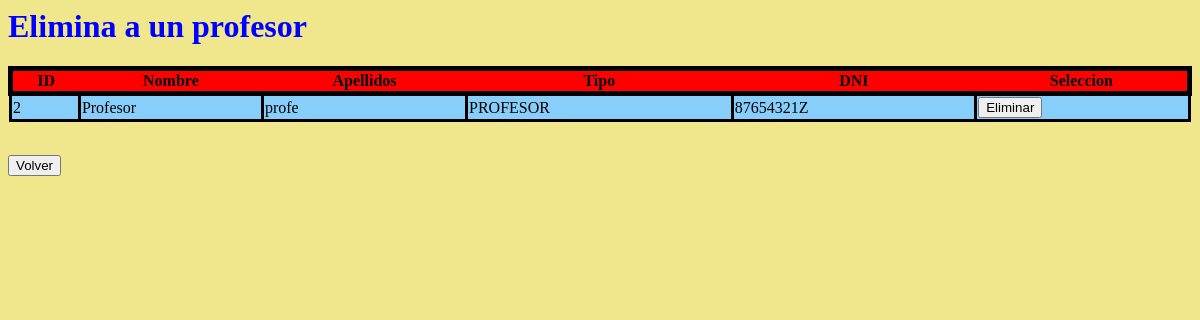
Before: /src/delProfesor.php with the older database file.
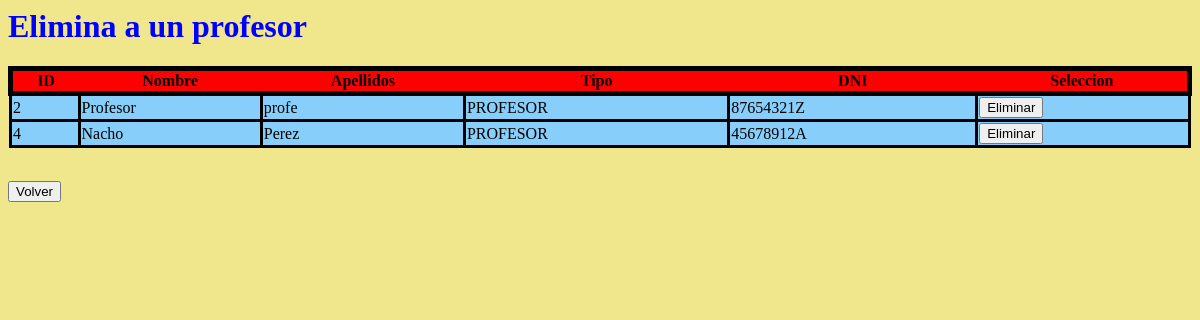
After: the same page with the newer database file.
### tables this page shows
CREATE TABLE `persona` (
  `ID` int NOT NULL,
  `NOMBRE` varchar(25) NOT NULL,
  `APELLIDOS` varchar(45) NOT NULL,
  `TIPO` enum('ALUMNO','PROFESOR','ADMIN') NOT NULL,
  `DNI` varchar(9) NOT NULL,
  `PASS` varchar(25) DEFAULT NULL,
  `USER` varchar(20) NOT NULL,
  `FOTO` varchar(100) NOT NULL DEFAULT 'default.jpg'
);

### src/delProfesor.php (the view, shortened to what this page needs)
</html><!DOCTYPE html>
<html>
    <head>
        <link href="../templates/tabla.css" rel="stylesheet" type="text/css">
    </head>
    <body>
    <h1 style= "color: blue;">Elimina a un profesor</h1>
    <?php
         $conexionadmin = mysqli_connect('localhost','root', '777303', 'universidad');
        $consulta = mysqli_query($conexionadmin, "SELECT * FROM persona where TIPO='PROFESOR'");
        $numcol = mysqli_num_rows($consulta);
        for( $i = 0 ; $i < $numcol ; $i++ ){
            $fila = mysqli_fetch_array($consulta);
            if($i == 0){
                echo "<form method=\"POST\" enctype=\"multipart/form-data\" action=\"./CRUD/delProf.php\" >
                <table class=\"encabezado\" >
                <tr class = \"titulos\">
                <th>ID</th>
                <th>Nombre</th>
                <th>Apellidos</th>
                <th>Tipo</th>
                <th>DNI</th>
                <th>Seleccion</th>
                </tr>";
            }
                $dni = $fila['DNI'];
                echo
                "<tr class=\"filas\" >
                <td> ".$fila['ID']." </td>
                <td> ".$fila['NOMBRE']." </td>
                <td> ".$fila['APELLIDOS']." </td>
                <td> ".$fila['TIPO']." </td>
                <td> ".$fila['DNI']." </td>
                <td> <input type=\"hidden\" name=\"dni\" value=\"$dni\" placeholder=\"Eliminar\"  >
                <input type=\"submit\" value=\"Eliminar\" placeholder=\"Eliminar\"  >
                </td><tr>";
        }
        echo "</table></form>";
        echo " <br>   <form action=\"./paneladmin.php\" >
        <input type=\"submit\" value=\"Volver\" />
        </form>";
    ?>
    </body>
</html>

Changed rows visible on the page:
added persona: ID "4", NOMBRE "Nacho", APELLIDOS "Perez", TIPO "PROFESOR", DNI "45678912A"
